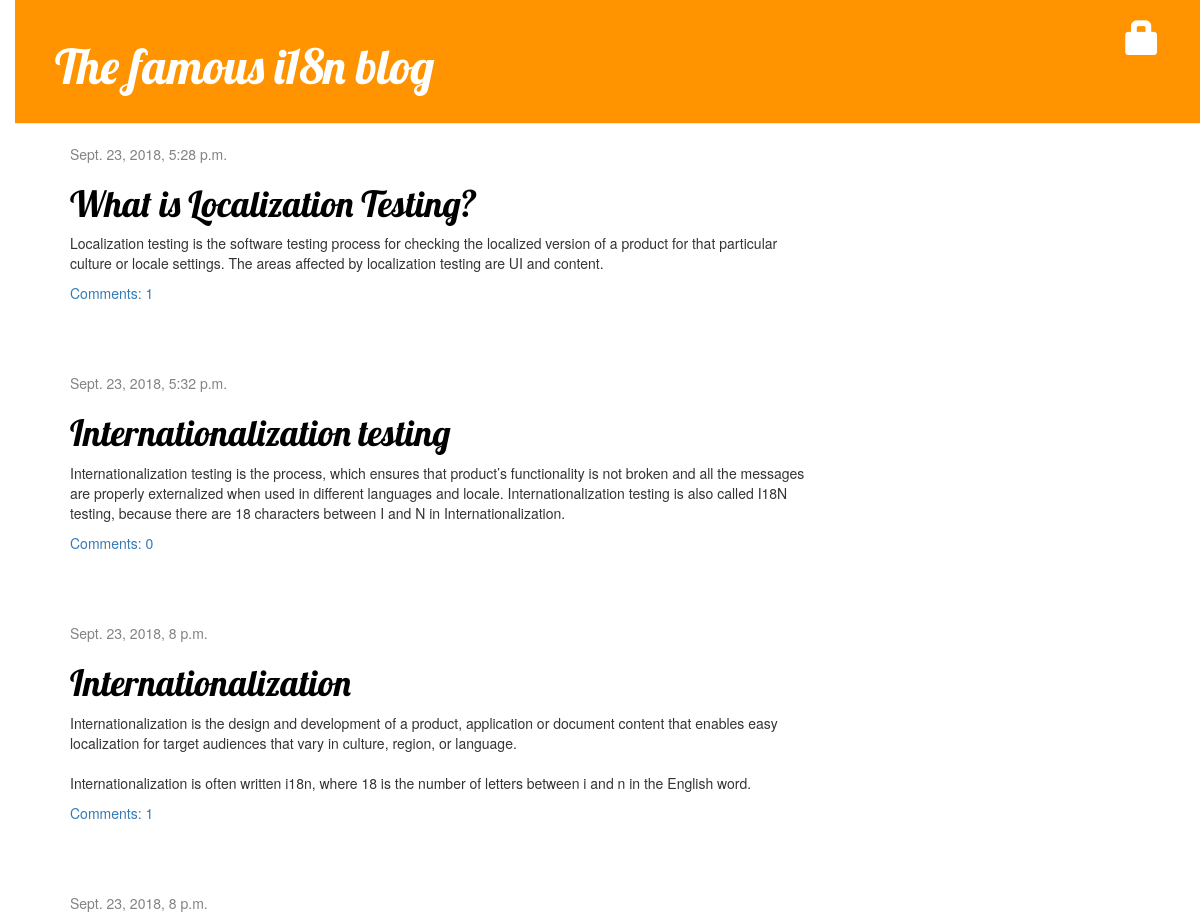
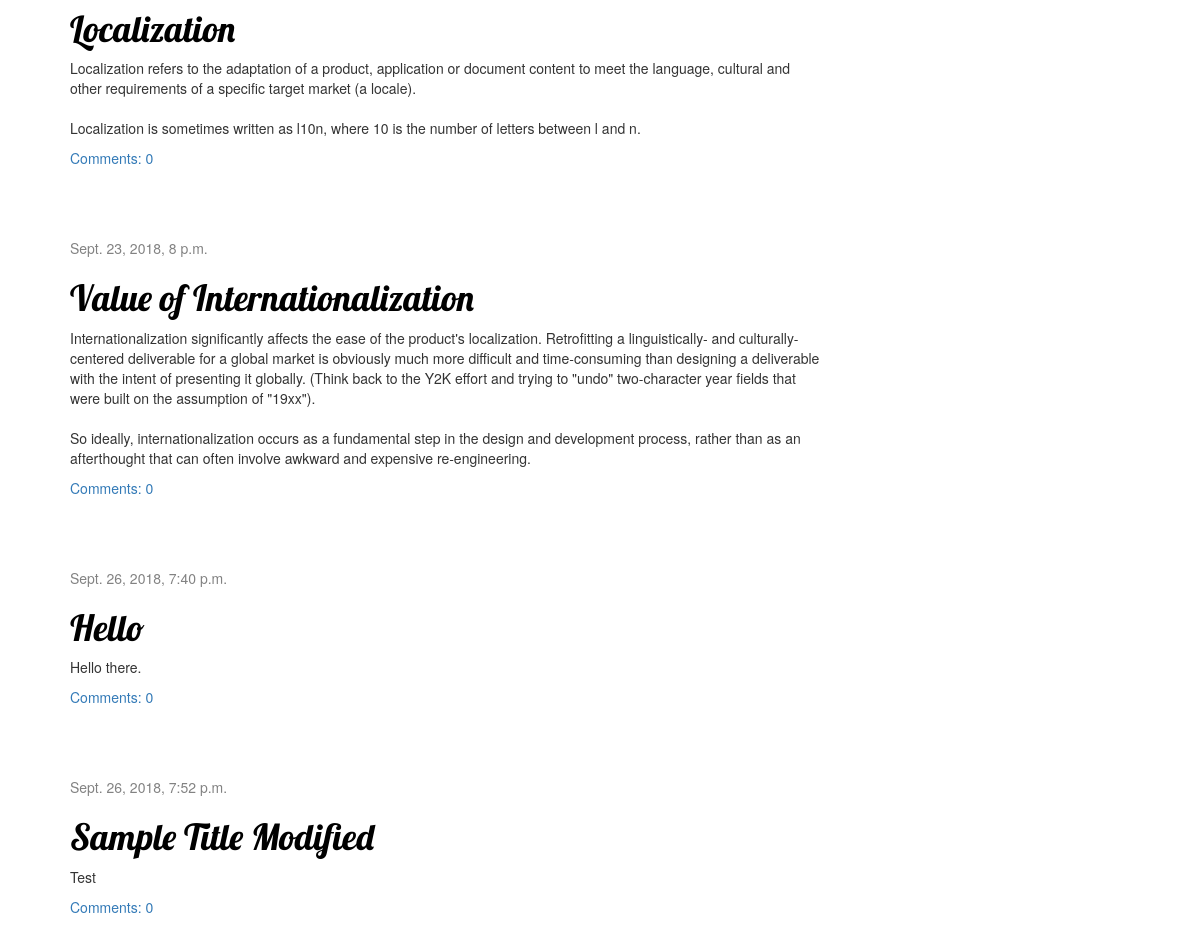
The page / on the database its author committed (2 pictures, top to bottom).
### blog/models.py (models this page shows, shortened)
class Post(models.Model):
    author = models.ForeignKey('auth.user', on_delete = models.CASCADE)
    title = models.CharField(max_length = 200)
    text = models.TextField()
    created_date = models.DateTimeField(default=timezone.now)
    published_date = models.DateTimeField(blank = True, null = True)

### blog/views.py (the view)
# urls.py: path('', views.post_list, name = 'post_list'),
def post_list(request):
    posts = Post.objects.filter(published_date__lte=timezone.now()).order_by('published_date')
    return render(request, 'blog/post_list.html', {'posts':posts})

### blog/templates/blog/post_list.html
{% extends 'blog/base.html' %}
{% block content %}
  {% for post in posts %}
    <div class="post">
      <div class="date">
        {{ post.published_date }}
      </div>
        <h1><a href ="{% url 'post_detail' pk=post.pk %}">{{ post.title }}</a></h1>
        <p>{{ post.text |linebreaksbr }}</p>
        <a href="{% url 'post_detail' pk=post.pk %}">Comments: {{ post.comments.count }}</a>
      </div>
  {% endfor %}
{% endblock %}

### blog/static/css/blog.css (style rules this page uses)
h1 a { color:#FCA205; font-family: 'Lobster'; }
body { padding-left: 15px; }
h1, h2, h3, h4 { font-family: 'Lobster', cursive; }
.date { color: #828282; }
.post { margin-bottom: 70px; }
.post h1 a, .post h1 a:visited { color: #000000; }

### rows shown on the page
Post: published_date "Sept. 23, 2018, 5:28 p.m.", title "What is Localization Testing?", text "Localization testing is the software testing process for checking the localized version of a product for that particular culture or locale settings. The areas affected by localization testing are UI and content.", comments.count "1"
Post: published_date "Sept. 23, 2018, 5:32 p.m.", title "Internationalization testing", text "Internationalization testing is the process, which ensures that product’s functionality is not broken and all the messages are properly externalized when used in different languages and locale. Internationalization testing is also called I18N testing, because there are 18 characters between I and N in Internationalization.", comments.count "0"
Post: published_date "Sept. 23, 2018, 8 p.m.", title "Internationalization", text "Internationalization is the design and development of a product, application or document content that enables easy localization for target audiences that vary in culture, region, or language. Internationalization is often written i18n, where 18 is the number of letters between i and n in the English word.", comments.count "1"
Post: published_date "Sept. 23, 2018, 8 p.m.", title "Localization", text "Localization refers to the adaptation of a product, application or document content to meet the language, cultural and other requirements of a specific target market (a locale). Localization is sometimes written as l10n, where 10 is the number of letters between l and n.", comments.count "0"
Post: published_date "Sept. 23, 2018, 8 p.m.", title "Value of Internationalization", text "Internationalization significantly affects the ease of the product's localization. Retrofitting a linguistically- and culturally-centered deliverable for a global market is obviously much more difficult and time-consuming than designing a deliverable with the intent of presenting it globally. (Think back to the Y2K effort and trying to \"undo\" two-character year fields that were built on the assumption of \"19xx\"). So ideally, internationalization occurs as a fundamental step in the design and development process, rather than as an afterthought that can often involve awkward and expensive re-engineering.", comments.count "0"
Post: published_date "Sept. 26, 2018, 7:40 p.m.", title "Hello", text "Hello there.", comments.count "0"
Post: published_date "Sept. 26, 2018, 7:52 p.m.", title "Sample Title Modified", text "Test", comments.count "0"
